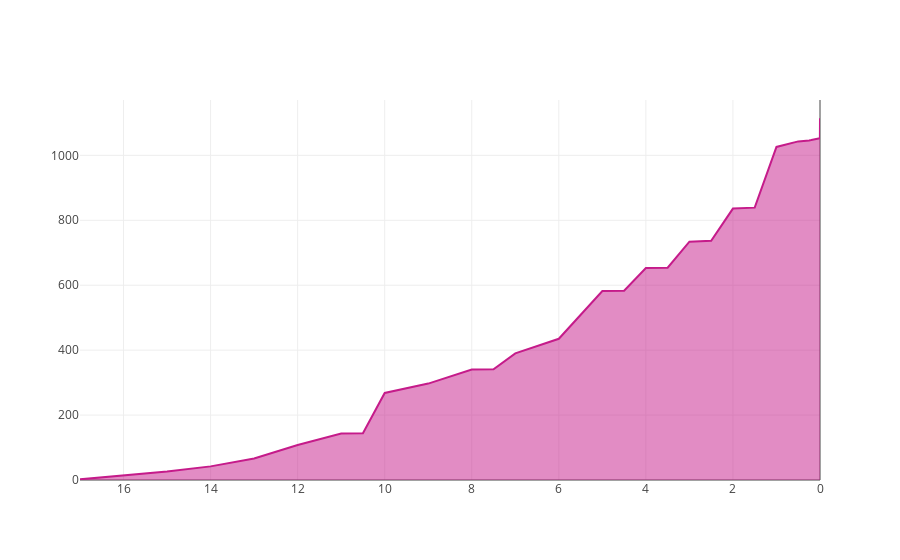

Notebook source saved alongside this figure:
### Code cell
users_per_year = pd.value_counts(years_used.values).sort_index(ascending=False)
cumultative_users = users_per_year.cumsum()
cumultative_users_avg = cumultative_users.rolling(window=3, center=False).mean()

p1 = go.Scatter(
    name="Cumultative Users",
    x=list(cumultative_users.index),
    y=cumultative_users,
    fill="tonexty",
    marker = dict(
        color="#C51B8A",
        #opacity="50%"
    )
)

p2 = go.Scatter(
    name="Rolling average",
    x=list(cumultative_users_avg.index),
    y=cumultative_users_avg,
    fill="tonexty",
    marker = dict(
        opacity="50%"
    )
)

layout = go.Layout(
    xaxis=dict(
        range=[17, 0]
    )
)

fig = go.Figure(data=[p1], layout=layout)

iplot(fig)

### Figure 1 — Plotly figure (JSON) as saved in the notebook; plotly's stock layout.template omitted (floating-point values rounded to 4 significant figures)
{"data": [{"fill": "tonexty", "marker": {"color": "#C51B8A"}, "name": "Cumultative Users", "type": "scatter", "x": [17, 15, 14, 13, 12, 11, 10.5, 10, 9, 8, 7.5, 7, 6, 5, 4.5, 4, 3.5, 3, 2.5, 2, 1.5, 1, 0.5, 0.3, 0.25, 0.2, 0.1, 0.02, 0.00274, 0, -1], "y": [2, 26, 42, 66, 108, 143, 144, 268, 297, 340, 341, 390, 435, 582, 583, 653, 654, 734, 737, 836, 839, 1026, 1043, 1044, 1046, 1047, 1051, 1052, 1053, 1111, 1112]}], "layout": {"xaxis": {"range": [17, 0]}}}
